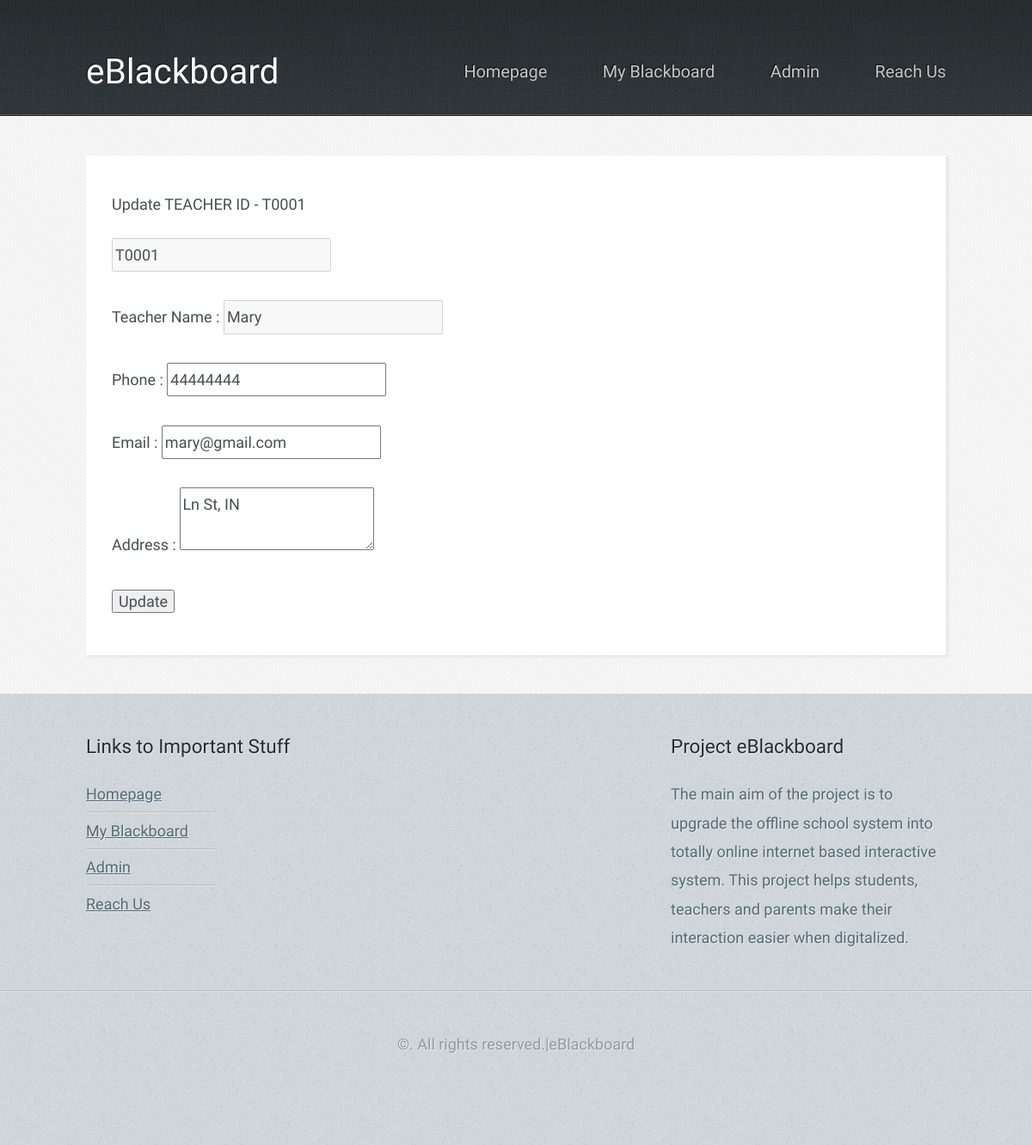
/updateteacher.php?id=T0001 (signed in), run on the app's committed database.
### tables this page shows
CREATE TABLE `teacher` (
  `teacherid` varchar(5) NOT NULL,
  `teachername` varchar(40) DEFAULT NULL,
  `dateofbirth` date DEFAULT NULL,
  `sex` char(1) DEFAULT NULL,
  `bloodgroup` char(3) DEFAULT NULL,
  `address` varchar(200) DEFAULT NULL,
  `phone` bigint(15) DEFAULT NULL,
  `email` varchar(40) DEFAULT NULL,
  `password` varchar(10) DEFAULT NULL
);

### functions.php (called while the page is built, shortened)
<?php
	function selectQuery($sql, $page)
	{
            include "connection.php";
		$result = mysqli_query($con, $sql);
            return($result);
	}
?>

### updateteacher.php (the view, shortened to what this page needs)
<!DOCTYPE HTML>
<html>
	<head>
		<link rel="stylesheet" href="assets/css/main.css" />
	</head>
	<body class="subpage">
		<div id="page-wrapper">
				<div id="header-wrapper">
					<header id="header" class="container">
						<div class="row">
							<div class="12u">
									<h1><a href="#" id="logo">eBlackboard</a></h1>
									<nav id="nav">
										<a href="index.php">Homepage</a>
										<a href="myblackboard.php">My Blackboard</a>
										<a href="admin.php">Admin</a>
										<a href="reachus.php">Reach Us</a>
									</nav>
							</div>
						</div>
					</header>
				</div>
				<div id="content-wrapper">
					<div id="content">
						<div class="container">
							<div class="row">
								<div class="12u">
										<section>
											<header>
												<h1>Update TEACHER ID - <?php echo $_GET['id']; ?></h1>
											</header>
<?php
	if(isset($_GET['id'])) {
		$id = $_GET['id'];
	} else {
		header("Location:teacheradmin.php");
	}
?>
<!DOCTYPE html>
<body>
	<?php
		include "functions.php";
		$result = selectQuery($sql = $sql, $page = "");
	?>
	<?php echo '<form name = "update" id = "update" method = "post" action = "updateteacher.php?update='.$id.'">'; ?>
	<?php
		while($row = mysqli_fetch_assoc($result)) {
			echo "<input type = 'text' value = '".$row['teacherid']."' name = 'teacherid' disabled/><br/><br/>";
			echo "Teacher Name  : <input type = 'text' value = '".$row['teachername']."' name = 'teachername' disabled /><br/><br/>";
			echo "Phone          : <input type = 'text' pattern=[0-9]* maxlength=10 value = '".$row['phone']."' name = 'phone'/><br/><br/>";
			echo "Email          : <input type = 'text' value = '".$row['email']."' name = 'email'/><br/><br/>";
			echo "Address        : <textarea name = 'address'>".$row['address']."</textarea><br/><br/>";
		}
	?>
		<input type = "submit" value = "Update"/>
	</form>
</section>
								</div>
							</div>
						</div>
					</div>
				</div>
				<div id="footer-wrapper">
					<footer id="footer" class="container">
						<div class="row">
							<div class="8u 12u(mobile)">
									<section>
										<h2>Links to Important Stuff</h2>
										<div>
											<div class="row">
												<div class="3u 12u(mobile)">
													<ul class="link-list last-child">
														<li><a href="index.php">Homepage</a></li>
													<li><a href="myblackboard.php">My Blackboard</a></li>
													<li><a href="admin.php">Admin</a></li>
													<li><a href="reachus.php">Reach Us</a></li>
													</ul>
												</div>
											</div>
										</div>
									</section>
							</div>
							<div class="4u 12u(mobile)">
									<section>
										<h2>Project eBlackboard</h2>
										<p>
											The main aim of the project is to upgrade the offline school system into totally online internet based interactive system. This project helps students, teachers and parents make their interaction easier when digitalized.
										</p>
									</section>
							</div>
						</div>
					</footer>
				</div>
				<div id="copyright">
					&copy;. All rights reserved.|eBlackboard
				</div>
		</div>
	</body>
</html>

### data on the page
teacher: teacherid "T0001", teachername "Mary", phone "44444444", email "mary@gmail.com", address "Ln St, IN"

### other printed values
$_GET['id'] "T0001"
